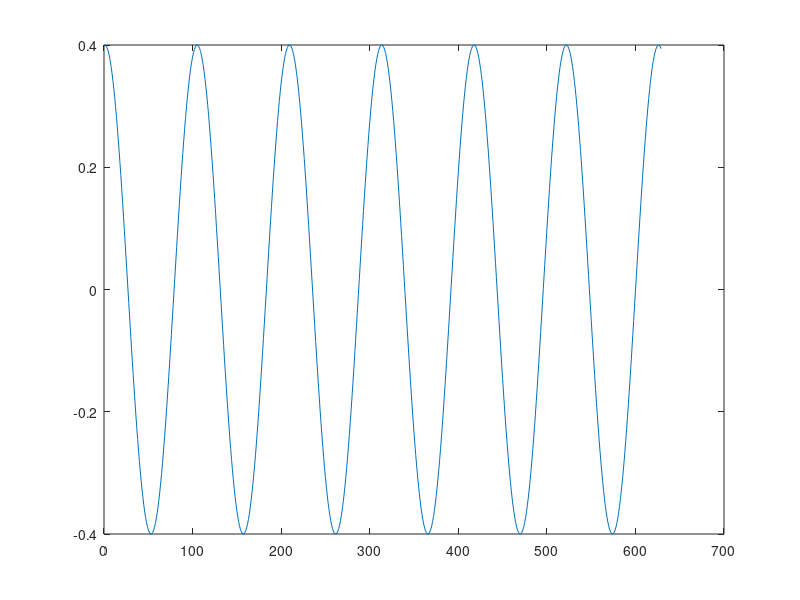

Write MATLAB code to recreate this figure.
% equation of RLC Circuit when current as function of time is
% i(t)=dq(t)/dt = -ωqoSin(ωt+ϕ)

%given
format short
C = 0.05
V = 8
L = 0.55
R = 0

%solution
w = 1/sqrt(C*L)
qo = V*C

t = 0:0.01:(2*pi)
q = (qo)*cos((w)*t)
plot(q)